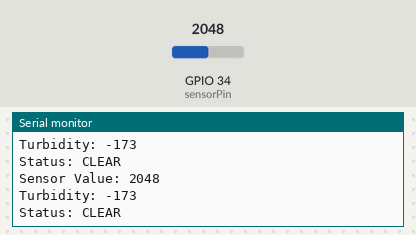
Simulated run of this sketch. Board: ESP32. Parts: the last lines printed to the serial monitor. The test bench sets the inputs (shaded band); at power-on: GPIO 34 (sensorPin) = 2048.

Above: at 1.9 s.
2.0 s: GPIO 34 (sensorPin) set to 661
At 2.9 s:
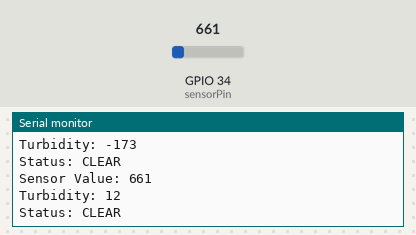
3.5 s: GPIO 34 (sensorPin) set to 578
At 5.3 s:
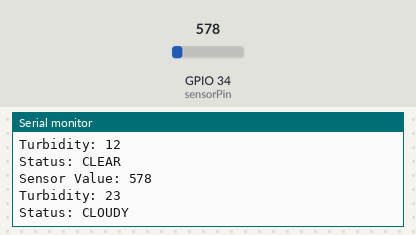
7.1 s: GPIO 34 (sensorPin) set to 404
At 8.4 s:
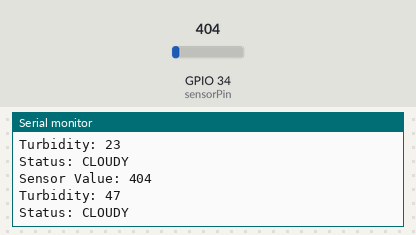
8.6 s: GPIO 34 (sensorPin) set to 340
At 9.2 s:
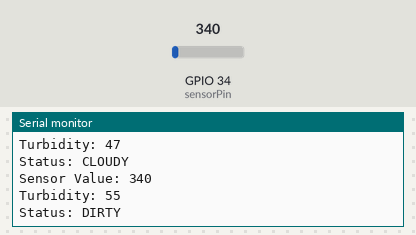
Timing chart, 0 to 11.6 s (numbered marks = the images above; inputs shaded):
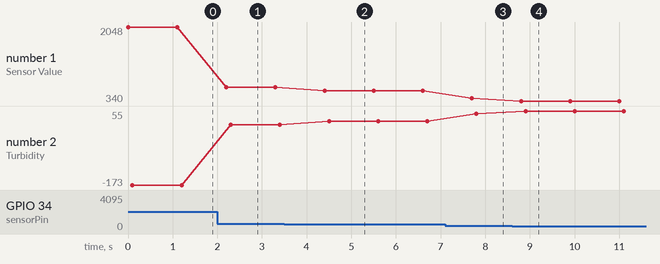

Measured:
- the behaviour switches between 608 and 607 on GPIO 34 (sensorPin) (found by bisection; images 1 and 2)
- the behaviour switches between 375 and 374 on GPIO 34 (sensorPin) (found by bisection; images 3 and 4)
- after the input at 2.0 s, the serial monitor: prints a new line after 0.20 s (image 1)
- after the input at 3.5 s, the serial monitor: prints a new line after 0.90 s (image 2)
- after the input at 7.1 s, the serial monitor: prints a new line after 0.60 s (image 3)
- after the input at 8.6 s, the serial monitor: prints a new line after 0.20 s (image 4)
- plotted number 1: 2048 → 661 after the input at 2.0 s, 661 → 578 after the input at 3.5 s, 578 → 404 after the input at 7.1 s, 404 → 340 after the input at 8.6 s
- plotted number 2: -173 → 12 after the input at 2.0 s, 12 → 23 after the input at 3.5 s, 23 → 47 after the input at 7.1 s, 47 → 55 after the input at 8.6 s

The sketch:

code_1_turbidity1.ino
```cpp
int sensorPin = 34;  // GPIO32 for analog input

void setup() {
  Serial.begin(115200);  // Set baud rate for ESP32
}

void loop() {
  int sensorValue = analogRead(sensorPin);
  Serial.println("Sensor Value: " + String(sensorValue));

  int turbidity = map(sensorValue, 0, 750, 100, 0);
  delay(100);
  Serial.println("Turbidity: " + String(turbidity));

  if (turbidity < 20) {
    Serial.println("Status: CLEAR");
  }
  else if (turbidity >= 20 && turbidity <= 50) {
    Serial.println("Status: CLOUDY");
  }
  else if (turbidity > 50) {
    Serial.println("Status: DIRTY");
  }

  delay(1000);
}
```
